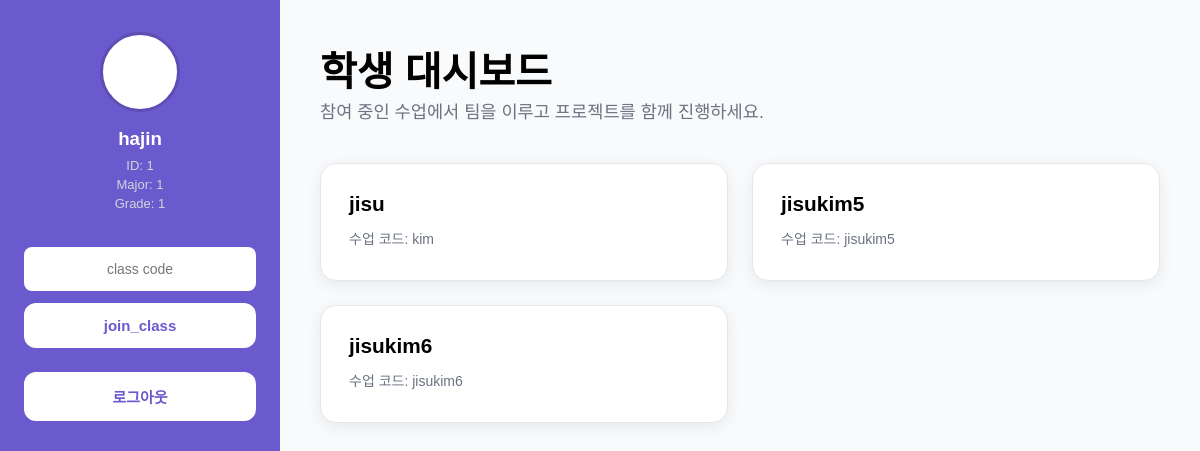
Page /mainpage_stu (signed in) on the committed database.
### tables this page shows
CREATE TABLE "class_info" (
	"class_name"	TEXT NOT NULL,
	"class_code"	TEXT NOT NULL,
	"class_size"	INTEGER NOT NULL,
	"prof_id"	TEXT NOT NULL,
	"current_size"	INTEGER DEFAULT 0,
	PRIMARY KEY("class_code")
);

### main/backend.py (the view)
@app.route('/mainpage_stu')
def mainpage_stu():
        username = session.get("username")
        conn = sqlite3.connect('teample.db')
        cursor = conn.cursor()
        cursor.execute('SELECT class_code FROM class_relationship WHERE username = ?', (username,))
        included_class_codes = cursor.fetchall()
        conn.commit()
        conn.close()
        included_class_info = []
        conn = sqlite3.connect('teample.db')
        cursor = conn.cursor()
        for class_code in included_class_codes:
                cursor.execute('SELECT class_name, class_code, class_size FROM class_info WHERE class_code= ?', (class_code[0],))
                class_info = cursor.fetchone()
                if class_info:
                    included_class_info.append(class_info)
        return render_template("mainpage_stu.html", session=session, included_class_info= included_class_info)

### main/backend.py (called while the page is built)
@app.before_request
def save_logged_in_user():
    username = session.get('username')
    prof_or_stu = session.get('prof_or_stu')
    g.user = None
    if username and prof_or_stu:
        conn = sqlite3.connect('teample.db')
        conn.row_factory = sqlite3.Row
        cursor = conn.cursor()
        if prof_or_stu == 'student':
            cursor.execute('SELECT * FROM signup_info_student WHERE username = ?', (username,))
            g.user = cursor.fetchone()
            conn.close()
        elif prof_or_stu == 'prof':
            cursor.execute('SELECT * FROM signup_info_prof WHERE username = ?', (username,))
            g.user = cursor.fetchone()
            conn.close()

### main/templates/mainpage_stu.html (shortened to what this page needs)
<!DOCTYPE html>
<html>
    <head>
        <link rel="stylesheet" href="{{ url_for('static', filename='mainpage_stu.css') }}" />
    </head>
    <body>
    <div class="container">
        <div class="sidebar">
        <div class="profile">
            <div class="profile-pic"></div>
            <h3>{{session['username']}}</h3>
            <p>ID: {{session['student_number']}}</p>
            <p>Major: {{session['major']}} </p>
            <p>Grade: {{ session['grade']}} </p>
            </div>
            <div class= "join_team">
            <form action="/join_class" method="POST">
                <input placeholder = "class code" type="text" name= "class_code" id="class_code" required>
                <button id="team_button" type="submit" onsubmit="join_class_socket()">join_class</button>
            </form>            </div>
            <div class="logout">
                <button onclick="location.href='/logout'">로그아웃</button>
            </div>
        </div>
        <div class="main-content">
            <div class="page-header">
                <h1>학생 대시보드</h1>
                <p>참여 중인 수업에서 팀을 이루고 프로젝트를 함께 진행하세요.</p>
            </div>
            <div class="class-grid">
                {% if included_class_info %}
                    {% for class in included_class_info %}
                        <form action="/teample_stu" method="POST">
                            <button type="submit">
                                <div class="class-info">
                                    <h3>{{ class[0] }}</h3>
                                    <div class="class-details">
                                        <p>수업 코드: {{ class[1] }}</p>
                                    </div>
                                </div>
                            </button>
                        </form>
                    {% endfor %}
                {% else %}
                    <div class="empty-state">
                        <h3>아직 참여한 수업이 없습니다</h3>
                        <p>교수님께서 제공한 수업 코드로 수업에 참여해보세요!</p>
                    </div>
                {% endif %}
            </div>
        </div>
    </div>
    </body>
</html>

### main/static/mainpage_stu.css (style rules this page uses)
:root { --primary: #6a5acd; --primary-dark: #5d4eb4; --white: #ffffff; --text-light: #f0f0f0; --text-muted: #d1d5db; --bg-light: #f9fafb; --border-color: #e5e7eb; --font-family: 'Noto Sans KR', sans-serif; }
* { margin: 0; padding: 0; box-sizing: border-box; }
body { font-family: var(--font-family); background-color: var(--bg-light); }
.container { display: flex; min-height: 100vh; }
.sidebar { width: 280px; background: var(--primary); padding: 32px 24px; display: flex; flex-direction: column; flex-shrink: 0; }
.profile { text-align: center; margin-bottom: 32px; }
.profile-pic { width: 80px; height: 80px; background: var(--white); border-radius: 50%; margin: 0 auto 16px; border: 3px solid var(--primary-dark); }
.profile h3 { margin: 12px 0 8px; color: var(--white); }
.profile p { margin: 4px 0; font-size: 13px; color: var(--text-muted); }
.join_team { margin-bottom: 24px; }
.join_team input { width: 100%; padding: 14px; border-radius: 8px; border: none; margin-bottom: 12px; text-align: center; font-size: 14px; }
.join_team button { width: 100%; padding: 14px 20px; font-size: 15px; font-weight: 600; color: var(--primary); background: var(--white); border: none; border-radius: 12px; cursor: pointer; transition: all 0.3s ease; }
.logout button { margin-top: auto; width: 100%; padding: 14px 20px; font-size: 15px; font-weight: 600; color: var(--primary); background: var(--white); border: none; border-radius: 12px; cursor: pointer; transition: all 0.3s ease; }
.main-content { flex: 1; padding: 40px; }
.page-header { margin-bottom: 40px; }
.page-header h1 { font-size: 2.5rem; font-weight: 700; }
.page-header p { font-size: 1.1rem; color: #6b7280; }
.class-grid { display: grid; gap: 24px; grid-template-columns: repeat(auto-fill, minmax(320px, 1fr)); }
.class-grid form button { width: 100%; padding: 28px; background: var(--white); border-radius: 16px; box-shadow: 0 4px 16px rgba(0, 0, 0, 0.07); border: 1px solid var(--border-color); cursor: pointer; text-align: left; transition: all 0.3s ease; }
.class-info h3 { font-size: 1.3rem; margin-bottom: 12px; }
.class-details p { font-size: 14px; color: #6b7280; margin: 4px 0; }

### rows in the picture
class_info: class_name "jisu", class_code "kim"
class_info: class_name "jisukim5", class_code "jisukim5"
class_info: class_name "jisukim6", class_code "jisukim6"

### other values in the picture
{{ session['username'] }} "hajin"
{{ session['student_number'] }} "1"
{{ session['major'] }} "1"
{{ session['grade'] }} "1"
